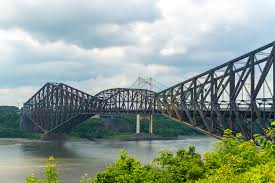
#> input picture images.jpg, 275 x 183 px
$ python -i cine_panorama_stitch.py   (imports and definitions only)
#> lines starting #> are read from the running program, lines starting #| are printed output that depends on the picture; after the words box and inside, x2 and y2 are one past the last pixel; in counts of white or black regions, pixels touching at a corner belong together
#> further down, picture is the input picture: PIL image 275x183 RGB; mean R, G, B 142.8, 157.5, 147.3
# -*- coding: utf-8 -*-
# Assemblage panorama 360 HAUTE QUALITE via Hugin.
# Chaine : pto_gen -> cpfind(--multirow,--celeste) -> cpclean -> autooptimiser
#          -> pano_modify(equirect) -> nona -> enblend(multibande) -> JPEG.
import os, sys, subprocess, glob, tempfile, shutil, time

# [72 lines left out: functions _est_plantage, _run, _lire_canvas, not called in this run]

def _remplir_ciel(im, log=print):
    # Bouche TOUTES les zones non couvertes d'un panorama equirectangulaire.
    #
    # CORRECTIF 2026-07-27 (voir patch_pano_sphere.py) :
    #  - les trous ENCLAVES entre deux zones couvertes restaient noirs : seules les
    #    extremites haute et basse de chaque colonne etaient traitees ;
    #  - sans canal alpha, la fonction sortait aussitot SANS RIEN COMBLER, en silence.
    #    Le noir pur sert desormais de repli pour detecter la couverture.
    #  - travail en uint8 : la version en float32 demandait plus de 1 Go sur une image
    #    12000x6000, soit toute la memoire de cette machine.
    import numpy as np
    from PIL import Image, ImageFilter
    if im.mode == "RGBA":
        _a = np.asarray(im)
        rgb = _a[:, :, :3].astype(np.uint8, copy=True)
        covered = _a[:, :, 3] > 8
        del _a
    else:
        rgb = np.asarray(im.convert("RGB")).astype(np.uint8, copy=True)
        covered = rgb.max(axis=2) > 8      # enblend laisse le non-couvert en noir pur
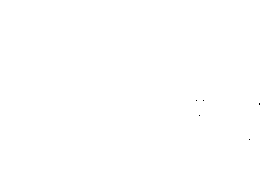
#> covered: shape (183, 275) bool; 100% white; black in thin lines or dots, all inside (x1, y1, x2, y2) = (196, 100, 260, 140)
    H, W, _ = rgb.shape
#> H = 183; W = 275
    nb = int((~covered).sum())
#> nb = 6
    if nb == 0 or not covered.any():
        return Image.fromarray(rgb, "RGB")
    cols = np.arange(W)
#> cols = 275 values from 0 to 274
    any_col = covered.any(axis=0)
    top_idx = np.argmax(covered, axis=0)
#> top_idx = 275 values from 0 to 0
    bot_idx = H - 1 - np.argmax(covered[::-1, :], axis=0)
#> bot_idx = 275 values from 182 to 182
    top_col = rgb[top_idx, cols].astype(np.float32)
#> top_col = 275 rows, first 8: [250, 251, 253], [249, 250, 252], [249, 250, 252], [248, 249, 251], [247, 248, 250], [246, 247, 249], [246, 247, 249], [245, 246, 248]
    bot_col = rgb[bot_idx, cols].astype(np.float32)
#> bot_col = 275 rows, first 8: [178, 180, 166], [177, 179, 165], [177, 179, 165], [177, 179, 165], [176, 178, 164], [176, 178, 164], [176, 178, 164], [176, 178, 164]
    zc = top_col[any_col].mean(axis=0)
#> zc = [237, 241.3, 246]
    nc = bot_col[any_col].mean(axis=0)
#> nc = [116.4, 134.9, 41.62]
    lignes = np.arange(H)
#> lignes = 183 values from 0 to 182
    for x in range(W):
        if not any_col[x]:
            g = (lignes / max(1.0, H - 1.0))[:, None]
            rgb[:, x, :] = np.clip(zc[None, :] * (1 - g) + nc[None, :] * g, 0, 255).astype(np.uint8)
            continue
        colc = covered[:, x]
        t = int(top_idx[x]); b = int(bot_idx[x])
        # 1) TROUS INTERIEURS : interpolation verticale entre pixels couverts.
        interieur = ~colc
        interieur[:t] = False
        interieur[b + 1:] = False
        if interieur.any():
            src = np.where(colc)[0]
            dst = np.where(interieur)[0]
            colonne = rgb[:, x, :].astype(np.float32)
            for c in range(3):
                colonne[dst, c] = np.interp(dst, src, colonne[src, c])
            rgb[dst, x, :] = np.clip(colonne[dst], 0, 255).astype(np.uint8)
        # 2) EXTREMITES : fondu vers la couleur moyenne du zenith / du nadir.
        if t > 0:
            r = np.arange(t); f = (r / float(t))[:, None]
            rgb[r, x, :] = np.clip(zc[None, :] * (1 - f) + top_col[x][None, :] * f, 0, 255).astype(np.uint8)
        if b < H - 1:
            r = np.arange(b + 1, H); f = ((r - b) / float(H - 1 - b))[:, None]
            rgb[r, x, :] = np.clip(bot_col[x][None, :] * (1 - f) + nc[None, :] * f, 0, 255).astype(np.uint8)
#> this loop made 275 passes
#> dst on passes 197, 200, 204, 250, 260: [100], [115], [100], [139], [103, 104]
#> rgb: shape (183, 275, 3); 0.01% of pixels changed, all inside (x1, y1, x2, y2) = (196, 100, 260, 140)
    base = Image.fromarray(rgb, "RGB")
    # Flou LIMITE aux zones comblees : le paysage reel doit rester net.
    rayon = max(2, W // 1200)
#> rayon = 2
    flou = np.asarray(base.filter(ImageFilter.GaussianBlur(radius=rayon)))
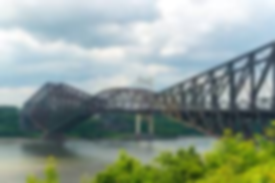
#> flou: shape (183, 275, 3); mean R, G, B 142.8, 157.5, 147.3
    rgb[~covered] = flou[~covered]
#> rgb: shape (183, 275, 3); mean R, G, B 142.8, 157.6, 147.3
    log("Fill sky: %d px combles (%.1f pct)" % (nb, 100.0 * nb / (H * W)))
#| Fill sky: 6 px combles (0.0 pct)
    return Image.fromarray(rgb, "RGB")
# [11 lines left out: function testfill, not called in this run]

# Sens de rotation du lacet dans Hugin par rapport au cap boussole du drone.
# -1.0 ou +1.0 : A DETERMINER PAR LA MESURE (essai_angles.py), pas par intuition.
SENS_YAW = 1.0


# [274 lines left out: functions _ecrire_positions, _ancrer_et_optimiser, _tenter_montage, assembler, selftest, not called in this run]

# [17 lines not run here, left out]

>>> from PIL import Image
>>> picture = Image.open('../images.jpg')
>>> result = _remplir_ciel(picture)
